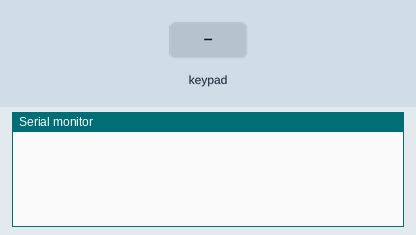
This sketch was run on a simulated Arduino Uno, built with avr-gcc and run on an emulated ATmega328P. Parts: the last lines printed to the serial monitor. Inputs (shaded band) come from the test bench.

Above: at 1.2 s.
1.3 s: key '1' pressed
At 2.2 s:
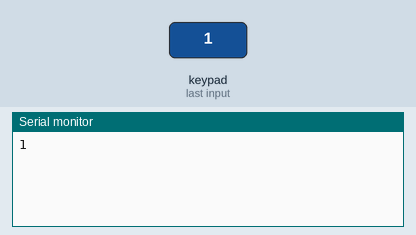
2.8 s: keypad keys 1 2 3 4 # pressed 0.4 s apart
At 5.6 s:
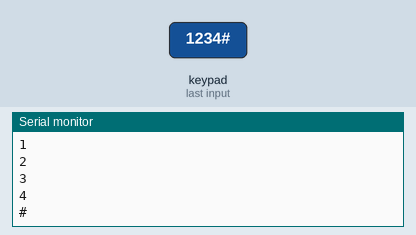
6.3 s: key 'A' pressed
At 7.4 s:
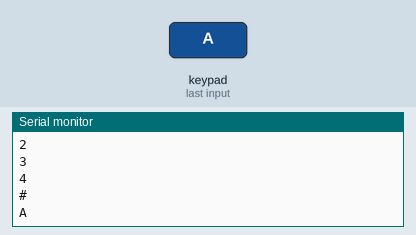
7.8 s: keypad keys 1 2 3 4 * pressed 0.4 s apart
At 10.8 s:
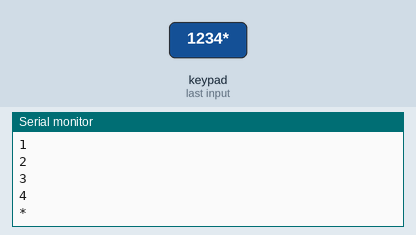
11.3 s: key 'B' pressed
At 12.2 s:
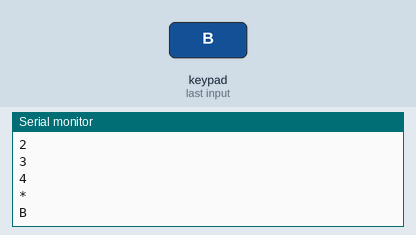
12.8 s: keypad keys 1 2 3 4 D pressed 0.4 s apart
At 15.7 s:
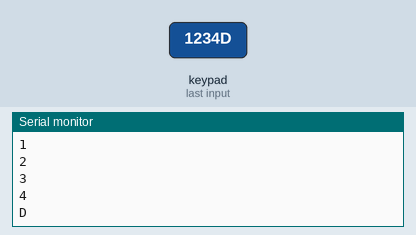
Timing chart, 0 to 17.2 s (numbered marks = the images above; inputs shaded):
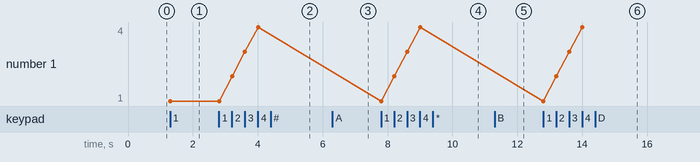

The sketch:

Keypad_serial.ino
```cpp
//Jain College of Engineering & Research, Udyambag, Belagavi-590008
//Department of Electronics & Communication Engineering
//Program to interface 4 x 4 keypad with Arduino and display key pressed on serial monitor.

#include <Keypad.h>

const byte ROWS = 4;
const byte COLS = 4;

char keys[ROWS][COLS] = {

{'1','2','3','A'},

{'4','5','6','B'},

{'7','8','9','C'},

{'*','0','#','D'}

};


byte rowPins[ROWS] = {1,2,3,4};

byte colPins[COLS] = {5,6,7,8};

Keypad keypad = Keypad( makeKeymap(keys), rowPins, colPins, ROWS, COLS );


void setup()
{
 Serial.begin(9600);
}

void loop()
{
 char key = keypad.getKey();
 if (key!= NO_KEY)
 {
  Serial.println(key);
 }
}
```

Measured:
- after the input at 1.3 s, the serial monitor: prints a new line at once (image 1)
- after the input at 2.8 s, the serial monitor: prints a new line after 0.41 s (image 2)
- after the input at 6.3 s, the serial monitor: prints a new line at once (image 3)
- after the input at 7.8 s, the serial monitor: prints a new line at once (image 4)
- after the input at 11.3 s, the serial monitor: prints a new line at once (image 5)
- after the input at 12.8 s, the serial monitor: prints a new line at once (image 6)
- plotted number 1: 1 → 4 after the input at 2.8 s
